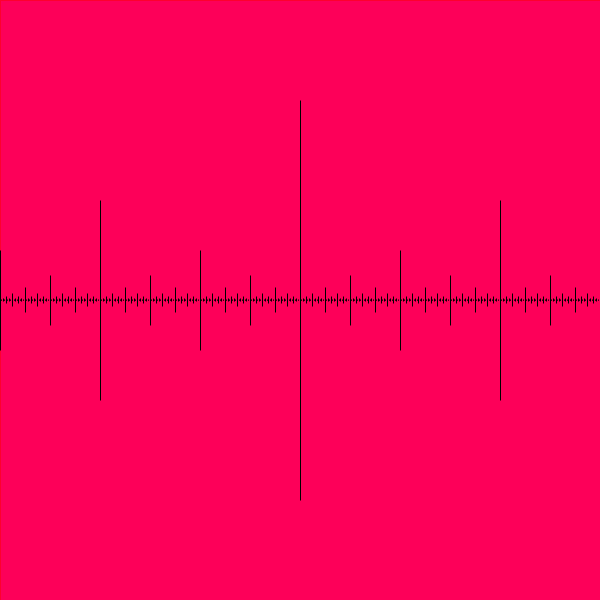
Frame 1 (no input)
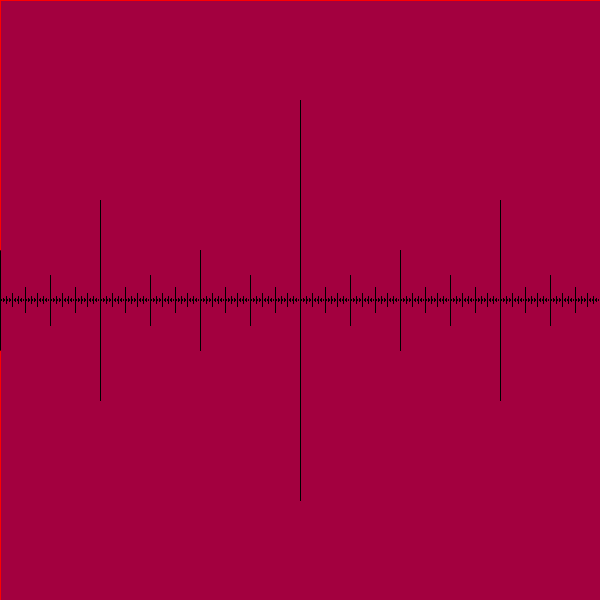
Frame 60 (the mouse pressed at the canvas centre just before this capture)
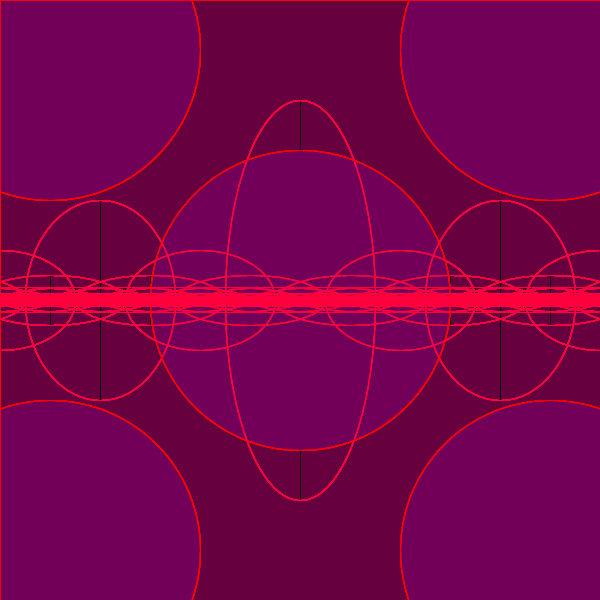
Frame 120 (the mouse held since frame 60 and released just before this capture)

The Processing sketch that drew these frames (run headless with seeded random() and noise(); from frame 60 on, the mouse is pressed at the canvas centre):

// Processing sketch: processing_142708
// ── processing_142708.pde

void setup() {
  size(600, 600);
   background(255, 0, 90);
 smooth();
 stroke(0,127,250,255);
 noFill();
  
}
  
void draw () {
  fill(127, 0, 90, 10);
  stroke(255, 0, 0, 127);
  ellipse(300, 300, mouseX, mouseY);
  ellipse(50, 50, mouseX, mouseY);
  ellipse(50, 550, mouseX, mouseY);
  ellipse(550, 50, mouseX, mouseY);
  ellipse(550, 550, mouseX, mouseY);
 
  ellipse(300, 300, mouseY, mouseX);
  ellipse(50, 50, mouseY, mouseX);
  ellipse(50, 550, mouseY, mouseX);
  ellipse(550, 50, mouseY, mouseX);
  ellipse(550, 550, mouseY, mouseX);
  
 fill(0,2);
 rect(0,0, width, height);
 noFill();
 
 stroke(mouseX, 0, mouseY/5);
 noFill();
 drawCircle(width/2,height/2, 400);
 }
 
 void drawCircle(float x, float y, float radius) {
   ellipse(x, y, mouseX/2, radius);
   if(radius > 2) {
     drawCircle(x + radius/2, y, radius/2);
     drawCircle(x - radius/2, y, radius/2);
   }
 
 
}
